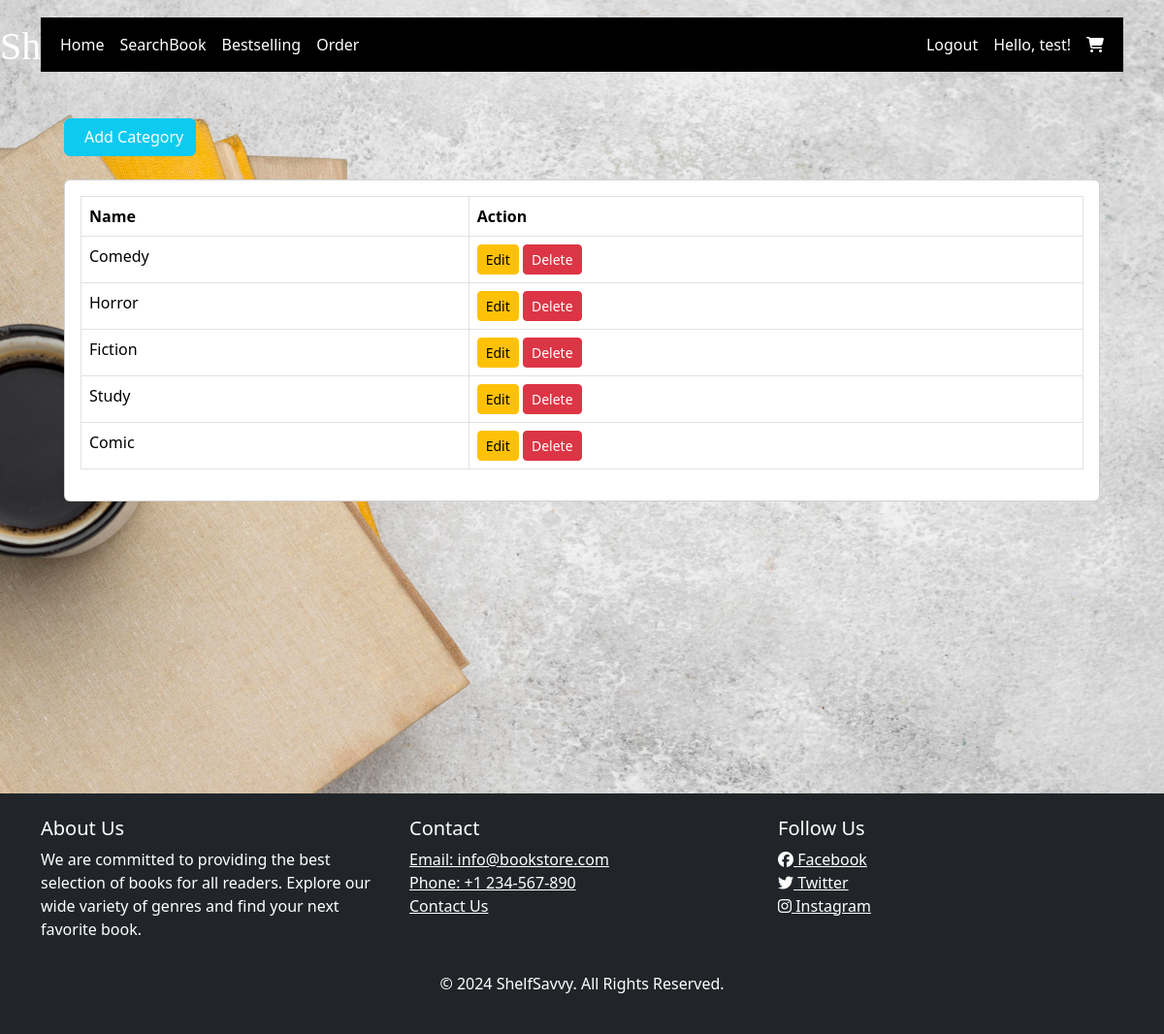
Screenshot of /category/ (signed in) with the database file from the repository.
### store/models.py (models this page shows, shortened)
class Category(models.Model):
    name = models.CharField(max_length=255,unique=True)

### store/views.py (the view)
# urls.py: path('category/',category_page,name='category_page'),
@login_required
def category_page(request):
    if request.method == 'POST':
        form = CategoryType(request.POST)
        if form.is_valid():
            form.save()
            messages.success(request, 'Category added successfully')
            return redirect('category_page')
    else:
        form = CategoryType()
    if request.user.is_authenticated:
        cart_item_count = Cart.objects.filter(user=request.user).count()
    else:
        cart_item_count = 0
    categories = Category.objects.all()
    return render(request, 'store/category.html', {'form': form, 'categories': categories,'cart_item_count': cart_item_count})

### templates/store/category.html (shortened to what this page needs)
{% extends 'base/base.html' %}
{% block content %}
<div class="container mt-4">
    <div class="row mb-4">
        <div class="col-12 d-flex justify-content-between align-items-center">
            <button type="button" class="btn btn-info text-white" data-bs-toggle="modal"
                data-bs-target="#AddCategoryModel" aria-controls="AddCategoryModel">
                Add Category
            </button>
        </div>
    </div>
    <div class="row">
        <div class="col-12">
            <div class="clients_layout d-flex justify-content-between">
                <div class="clientGrid_box card custom-card flex-grow-1" id="GridContent">
                    <div class="card-body">
                        <div class="table-responsive">
                            <table class="table text-nowrap table-hover border table-bordered">
                                <thead>
                                    <tr>
                                        <th scope="col">Name</th>
                                        <th scope="col">Action</th>
                                    </tr>
                                </thead>
                                <tbody>
                                    {% for category in categories %}
                                    <tr>
                                        <td>{{ category.name }}</td>
                                        <td>
                                            <button class="btn btn-warning btn-sm edit-btn"
                                            data-category-id="{{ category.id }}"
                                            data-category-name="{{ category.name }}"
                                            data-bs-toggle="modal"
                                            data-bs-target="#EditCategoryModel">
                                            Edit
                                        </button>
                                        <button class="btn btn-danger btn-sm delete-btn"
                                            data-category-id="{{ category.id }}"
                                            data-bs-toggle="modal"
                                            data-bs-target="#DeleteCategoryModel">
                                            Delete
                                        </button>
                                        </td>
                                    </tr>
                                    {% empty %}
                                    <tr>
                                        <td colspan="2" class="text-center">No categories found</td>
                                    </tr>
                                    {% endfor %}
                                </tbody>
                            </table>
                        </div>
                    </div>
                </div>
            </div>
        </div>
    </div>
    <br/>
</div>
{% endblock %}

### templates/base/base.html (shortened to what this page needs)
<!DOCTYPE html>
<html lang="en">
<head>
  {% load django_bootstrap5 %}
  {% bootstrap_css %}
  {% load static %}
  <link rel="stylesheet" href="https://cdnjs.cloudflare.com/ajax/libs/font-awesome/6.5.1/css/all.min.css">
  <link href="https://cdn.jsdelivr.net/npm/bootstrap-icons/font/bootstrap-icons.css" rel="stylesheet">
  <link rel="stylesheet" type="text/css" href="https://cdn.jsdelivr.net/npm/slick-carousel@1.8.1/slick/slick.css" />
  <link rel="stylesheet" type="text/css"
    href="https://cdn.jsdelivr.net/npm/slick-carousel@1.8.1/slick/slick-theme.css" />
</head>
<body>
  <aside class="mt-4 d-flex justify-content-between align-items-center" style="margin-bottom: -5.4rem; margin-top: 11px;">
    <div style="display: flex; align-items: center;">
      <h1 style="display: inline-block; font-family: 'Pacifico', cursive; font-size: 2.5rem; color: #fff; margin-right: 10px;">ShelfSavvy</h1>
    </div>
</aside>
  <div class="container mt-4">
    <nav class="navbar navbar-expand-lg navbar-light bg-black">
      <div class="container-fluid">
        <div class="collapse navbar-collapse" id="navbarNavDropdown">
          <ul class="navbar-nav">
            <li class="nav-item active">
              <a class="nav-link text-white" href="{% url 'home' %}">Home</a>
            </li>
            <li class="nav-item">
              <a class="nav-link text-white" href="{% url 'search_books' %}">SearchBook</a>
            </li>
            <li class="nav-item">
              <a class="nav-link text-white" href="{% url 'orders:most_sold_book' %}">Bestselling</a>
            </li>
            <li class="nav-item">
              <a class="nav-link text-white" href="{% url 'orders:show_order' %}">Order</a>
            </li>
          </ul>
        </div>
        <ul class="navbar-nav ms-auto">
          {% if user.is_authenticated %}
          <li class="nav-item">
            <a class="nav-link text-white" href="{% url 'logout' %}">Logout</a>
          </li>
          <li class="nav-item">
            <span class="nav-link text-white">Hello, {{ user.username }}!</span>
          </li>
          <li class="nav-item">
            <a class="nav-link text-white" href="{% url 'show_cart' %}">
              <i class="fas fa-shopping-cart"></i>
            </a>
          </li>
          {% endif %}
        </ul>
      </div>
    </nav>
    <div class="container mt-4">
      {% block content %} {% endblock %}
    </div>
  </div>
  <footer class="bg-dark text-white py-4">
    <div class="container">
      <div class="row">
        <div class="col-md-4">
          <h5>About Us</h5>
          <p>We are committed to providing the best selection of books for all readers. Explore our wide variety of
            genres and find your next favorite book.</p>
        </div>
        <div class="col-md-4">
          <h5>Contact</h5>
          <ul class="list-unstyled">
            <li><a href="mailto:info@bookstore.com" class="text-white">Email: info@bookstore.com</a></li>
            <li><a href="tel:+1234567890" class="text-white">Phone: +1 234-567-890</a></li>
            <li><a class="text-white">Contact Us</a></li>
          </ul>
        </div>
        <div class="col-md-4">
          <h5>Follow Us</h5>
          <ul class="list-unstyled">
            <li><a href="https://www.facebook.com" target="_blank" class="text-white"><i class="fab fa-facebook"></i>
                Facebook</a></li>
            <li><a href="https://twitter.com" target="_blank" class="text-white"><i class="fab fa-twitter"></i>
                Twitter</a></li>
            <li><a href="https://www.instagram.com" target="_blank" class="text-white"><i class="fab fa-instagram"></i>
                Instagram</a></li>
          </ul>
        </div>
      </div>
    </div>
    <div class="text-center mt-3">
      <p>&copy; 2024 ShelfSavvy. All Rights Reserved.</p>
    </div>
  </footer>
</body>
</html>

### rows the page displays
Category: name "Comedy"
Category: name "Horror"
Category: name "Fiction"
Category: name "Study"
Category: name "Comic"

### other values shown
{{ user.username }} "test"
